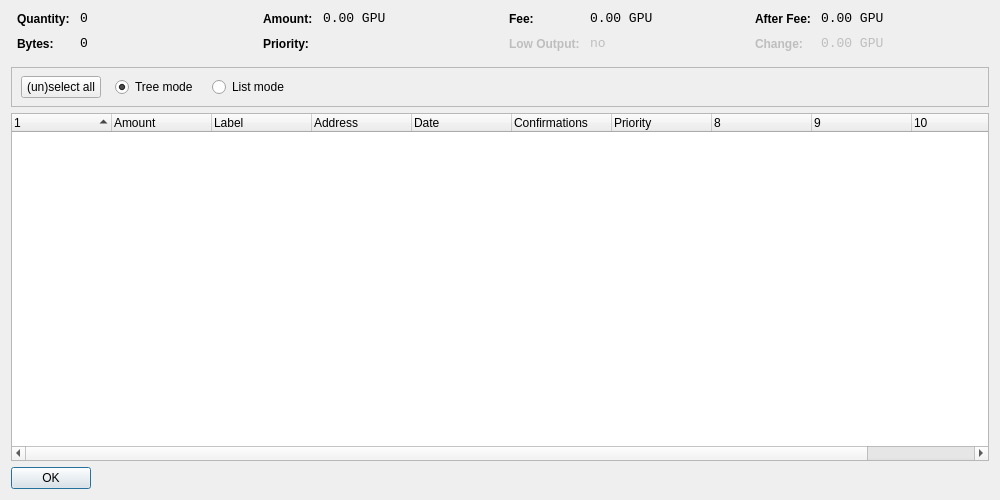
<?xml version="1.0" encoding="UTF-8"?>
<ui version="4.0">
 <class>CoinControlDialog</class>
 <widget class="QDialog" name="CoinControlDialog">
  <property name="geometry">
   <rect>
    <x>0</x>
    <y>0</y>
    <width>1000</width>
    <height>500</height>
   </rect>
  </property>
  <property name="windowTitle">
   <string>Coin Control</string>
  </property>
  <property name="styleSheet">
   <string notr="true">background-image: url(:/images/bkg2);</string>
  </property>
  <layout class="QVBoxLayout" name="verticalLayout">
   <item>
    <layout class="QHBoxLayout" name="horizontalLayoutTop" stretch="0,0,0,0">
     <property name="topMargin">
      <number>0</number>
     </property>
     <property name="bottomMargin">
      <number>10</number>
     </property>
     <item>
      <layout class="QFormLayout" name="formLayoutCoinControl1">
       <property name="horizontalSpacing">
        <number>10</number>
       </property>
       <property name="verticalSpacing">
        <number>10</number>
       </property>
       <property name="leftMargin">
        <number>6</number>
       </property>
       <property name="rightMargin">
        <number>6</number>
       </property>
       <item row="0" column="0">
        <widget class="QLabel" name="labelCoinControlQuantityText">
         <property name="styleSheet">
          <string notr="true">font-weight:bold;</string>
         </property>
         <property name="text">
          <string>Quantity:</string>
         </property>
        </widget>
       </item>
       <item row="0" column="1">
        <widget class="QLabel" name="labelCoinControlQuantity">
         <property name="font">
          <font>
           <family>Monospace</family>
           <pointsize>10</pointsize>
          </font>
         </property>
         <property name="cursor">
          <cursorShape>IBeamCursor</cursorShape>
         </property>
         <property name="contextMenuPolicy">
          <enum>Qt::ActionsContextMenu</enum>
         </property>
         <property name="text">
          <string notr="true">0</string>
         </property>
         <property name="textInteractionFlags">
          <set>Qt::LinksAccessibleByMouse|Qt::TextSelectableByKeyboard|Qt::TextSelectableByMouse</set>
         </property>
        </widget>
       </item>
       <item row="1" column="0">
        <widget class="QLabel" name="labelCoinControlBytesText">
         <property name="styleSheet">
          <string notr="true">font-weight:bold;</string>
         </property>
         <property name="text">
          <string>Bytes:</string>
         </property>
        </widget>
       </item>
       <item row="1" column="1">
        <widget class="QLabel" name="labelCoinControlBytes">
         <property name="font">
          <font>
           <family>Monospace</family>
           <pointsize>10</pointsize>
          </font>
         </property>
         <property name="cursor">
          <cursorShape>IBeamCursor</cursorShape>
         </property>
         <property name="contextMenuPolicy">
          <enum>Qt::ActionsContextMenu</enum>
         </property>
         <property name="text">
          <string notr="true">0</string>
         </property>
         <property name="textInteractionFlags">
          <set>Qt::LinksAccessibleByMouse|Qt::TextSelectableByKeyboard|Qt::TextSelectableByMouse</set>
         </property>
        </widget>
       </item>
      </layout>
     </item>
     <item>
      <layout class="QFormLayout" name="formLayoutCoinControl2">
       <property name="horizontalSpacing">
        <number>10</number>
       </property>
       <property name="verticalSpacing">
        <number>10</number>
       </property>
       <property name="leftMargin">
        <number>6</number>
       </property>
       <property name="rightMargin">
        <number>6</number>
       </property>
       <item row="0" column="0">
        <widget class="QLabel" name="labelCoinControlAmountText">
         <property name="styleSheet">
          <string notr="true">font-weight:bold;</string>
         </property>
         <property name="text">
          <string>Amount:</string>
         </property>
        </widget>
       </item>
       <item row="0" column="1">
        <widget class="QLabel" name="labelCoinControlAmount">
         <property name="font">
          <font>
           <family>Monospace</family>
           <pointsize>10</pointsize>
          </font>
         </property>
         <property name="cursor">
          <cursorShape>IBeamCursor</cursorShape>
         </property>
         <property name="contextMenuPolicy">
          <enum>Qt::ActionsContextMenu</enum>
         </property>
         <property name="text">
          <string notr="true">0.00 GPU</string>
         </property>
         <property name="textInteractionFlags">
          <set>Qt::LinksAccessibleByMouse|Qt::TextSelectableByKeyboard|Qt::TextSelectableByMouse</set>
         </property>
        </widget>
       </item>
       <item row="1" column="0">
        <widget class="QLabel" name="labelCoinControlPriorityText">
         <property name="styleSheet">
          <string notr="true">font-weight:bold;</string>
         </property>
         <property name="text">
          <string>Priority:</string>
         </property>
        </widget>
       </item>
       <item row="1" column="1">
        <widget class="QLabel" name="labelCoinControlPriority">
         <property name="font">
          <font>
           <family>Monospace</family>
           <pointsize>10</pointsize>
          </font>
         </property>
         <property name="cursor">
          <cursorShape>IBeamCursor</cursorShape>
         </property>
         <property name="contextMenuPolicy">
          <enum>Qt::ActionsContextMenu</enum>
         </property>
         <property name="text">
          <string/>
         </property>
         <property name="textInteractionFlags">
          <set>Qt::LinksAccessibleByMouse|Qt::TextSelectableByKeyboard|Qt::TextSelectableByMouse</set>
         </property>
        </widget>
       </item>
      </layout>
     </item>
     <item>
      <layout class="QFormLayout" name="formLayoutCoinControl3">
       <property name="horizontalSpacing">
        <number>10</number>
       </property>
       <property name="verticalSpacing">
        <number>10</number>
       </property>
       <property name="leftMargin">
        <number>6</number>
       </property>
       <property name="rightMargin">
        <number>6</number>
       </property>
       <item row="0" column="0">
        <widget class="QLabel" name="labelCoinControlFeeText">
         <property name="styleSheet">
          <string notr="true">font-weight:bold;</string>
         </property>
         <property name="text">
          <string>Fee:</string>
         </property>
        </widget>
       </item>
       <item row="0" column="1">
        <widget class="QLabel" name="labelCoinControlFee">
         <property name="font">
          <font>
           <family>Monospace</family>
           <pointsize>10</pointsize>
          </font>
         </property>
         <property name="cursor">
          <cursorShape>IBeamCursor</cursorShape>
         </property>
         <property name="contextMenuPolicy">
          <enum>Qt::ActionsContextMenu</enum>
         </property>
         <property name="text">
          <string notr="true">0.00 GPU</string>
         </property>
         <property name="textInteractionFlags">
          <set>Qt::LinksAccessibleByMouse|Qt::TextSelectableByKeyboard|Qt::TextSelectableByMouse</set>
         </property>
        </widget>
       </item>
       <item row="1" column="0">
        <widget class="QLabel" name="labelCoinControlLowOutputText">
         <property name="enabled">
          <bool>false</bool>
         </property>
         <property name="styleSheet">
          <string notr="true">font-weight:bold;</string>
         </property>
         <property name="text">
          <string>Low Output:</string>
         </property>
        </widget>
       </item>
       <item row="1" column="1">
        <widget class="QLabel" name="labelCoinControlLowOutput">
         <property name="enabled">
          <bool>false</bool>
         </property>
         <property name="font">
          <font>
           <family>Monospace</family>
           <pointsize>10</pointsize>
          </font>
         </property>
         <property name="cursor">
          <cursorShape>IBeamCursor</cursorShape>
         </property>
         <property name="contextMenuPolicy">
          <enum>Qt::ActionsContextMenu</enum>
         </property>
         <property name="text">
          <string notr="true">no</string>
         </property>
         <property name="textInteractionFlags">
          <set>Qt::LinksAccessibleByMouse|Qt::TextSelectableByKeyboard|Qt::TextSelectableByMouse</set>
         </property>
        </widget>
       </item>
      </layout>
     </item>
     <item>
      <layout class="QFormLayout" name="formLayoutCoinControl4">
       <property name="horizontalSpacing">
        <number>10</number>
       </property>
       <property name="verticalSpacing">
        <number>10</number>
       </property>
       <property name="leftMargin">
        <number>6</number>
       </property>
       <property name="rightMargin">
        <number>6</number>
       </property>
       <item row="0" column="0">
        <widget class="QLabel" name="labelCoinControlAfterFeeText">
         <property name="styleSheet">
          <string notr="true">font-weight:bold;</string>
         </property>
         <property name="text">
          <string>After Fee:</string>
         </property>
        </widget>
       </item>
       <item row="0" column="1">
        <widget class="QLabel" name="labelCoinControlAfterFee">
         <property name="font">
          <font>
           <family>Monospace</family>
           <pointsize>10</pointsize>
          </font>
         </property>
         <property name="cursor">
          <cursorShape>IBeamCursor</cursorShape>
         </property>
         <property name="contextMenuPolicy">
          <enum>Qt::ActionsContextMenu</enum>
         </property>
         <property name="text">
          <string notr="true">0.00 GPU</string>
         </property>
         <property name="textInteractionFlags">
          <set>Qt::LinksAccessibleByMouse|Qt::TextSelectableByKeyboard|Qt::TextSelectableByMouse</set>
         </property>
        </widget>
       </item>
       <item row="1" column="0">
        <widget class="QLabel" name="labelCoinControlChangeText">
         <property name="enabled">
          <bool>false</bool>
         </property>
         <property name="styleSheet">
          <string notr="true">font-weight:bold;</string>
         </property>
         <property name="text">
          <string>Change:</string>
         </property>
        </widget>
       </item>
       <item row="1" column="1">
        <widget class="QLabel" name="labelCoinControlChange">
         <property name="enabled">
          <bool>false</bool>
         </property>
         <property name="font">
          <font>
           <family>Monospace</family>
           <pointsize>10</pointsize>
          </font>
         </property>
         <property name="cursor">
          <cursorShape>IBeamCursor</cursorShape>
         </property>
         <property name="contextMenuPolicy">
          <enum>Qt::ActionsContextMenu</enum>
         </property>
         <property name="text">
          <string notr="true">0.00 GPU</string>
         </property>
         <property name="textInteractionFlags">
          <set>Qt::LinksAccessibleByMouse|Qt::TextSelectableByKeyboard|Qt::TextSelectableByMouse</set>
         </property>
        </widget>
       </item>
      </layout>
     </item>
    </layout>
   </item>
   <item>
    <widget class="QFrame" name="frame">
     <property name="minimumSize">
      <size>
       <width>0</width>
       <height>40</height>
      </size>
     </property>
     <property name="frameShape">
      <enum>QFrame::StyledPanel</enum>
     </property>
     <property name="frameShadow">
      <enum>QFrame::Sunken</enum>
     </property>
     <widget class="QWidget" name="horizontalLayoutWidget">
      <property name="geometry">
       <rect>
        <x>10</x>
        <y>0</y>
        <width>781</width>
        <height>41</height>
       </rect>
      </property>
      <layout class="QHBoxLayout" name="horizontalLayoutPanel" stretch="0,0,0,0">
       <property name="spacing">
        <number>14</number>
       </property>
       <item>
        <widget class="QPushButton" name="pushButtonSelectAll">
         <property name="sizePolicy">
          <sizepolicy hsizetype="Maximum" vsizetype="Fixed">
           <horstretch>0</horstretch>
           <verstretch>0</verstretch>
          </sizepolicy>
         </property>
         <property name="text">
          <string>(un)select all</string>
         </property>
        </widget>
       </item>
       <item>
        <widget class="QRadioButton" name="radioTreeMode">
         <property name="sizePolicy">
          <sizepolicy hsizetype="Maximum" vsizetype="Fixed">
           <horstretch>0</horstretch>
           <verstretch>0</verstretch>
          </sizepolicy>
         </property>
         <property name="text">
          <string>Tree mode</string>
         </property>
         <property name="checked">
          <bool>true</bool>
         </property>
        </widget>
       </item>
       <item>
        <widget class="QRadioButton" name="radioListMode">
         <property name="sizePolicy">
          <sizepolicy hsizetype="Maximum" vsizetype="Fixed">
           <horstretch>0</horstretch>
           <verstretch>0</verstretch>
          </sizepolicy>
         </property>
         <property name="text">
          <string>List mode</string>
         </property>
        </widget>
       </item>
       <item>
        <spacer name="horizontalSpacer">
         <property name="orientation">
          <enum>Qt::Horizontal</enum>
         </property>
         <property name="sizeHint" stdset="0">
          <size>
           <width>40</width>
           <height>20</height>
          </size>
         </property>
        </spacer>
       </item>
      </layout>
     </widget>
    </widget>
   </item>
   <item>
    <widget class="CoinControlTreeWidget" name="treeWidget">
     <property name="contextMenuPolicy">
      <enum>Qt::CustomContextMenu</enum>
     </property>
     <property name="sortingEnabled">
      <bool>false</bool>
     </property>
     <property name="columnCount">
      <number>11</number>
     </property>
     <attribute name="headerShowSortIndicator" stdset="0">
      <bool>true</bool>
     </attribute>
     <attribute name="headerStretchLastSection">
      <bool>false</bool>
     </attribute>
     <column>
      <property name="text">
       <string/>
      </property>
     </column>
     <column>
      <property name="text">
       <string>Amount</string>
      </property>
     </column>
     <column>
      <property name="text">
       <string>Label</string>
      </property>
     </column>
     <column>
      <property name="text">
       <string>Address</string>
      </property>
     </column>
     <column>
      <property name="text">
       <string>Date</string>
      </property>
     </column>
     <column>
      <property name="text">
       <string>Confirmations</string>
      </property>
      <property name="toolTip">
       <string>Confirmed</string>
      </property>
     </column>
     <column>
      <property name="text">
       <string>Priority</string>
      </property>
     </column>
     <column>
      <property name="text">
       <string/>
      </property>
     </column>
     <column>
      <property name="text">
       <string/>
      </property>
     </column>
     <column>
      <property name="text">
       <string/>
      </property>
     </column>
     <column>
      <property name="text">
       <string/>
      </property>
     </column>
    </widget>
   </item>
   <item>
    <widget class="QDialogButtonBox" name="buttonBox">
     <property name="sizePolicy">
      <sizepolicy hsizetype="Maximum" vsizetype="Fixed">
       <horstretch>0</horstretch>
       <verstretch>0</verstretch>
      </sizepolicy>
     </property>
     <property name="orientation">
      <enum>Qt::Horizontal</enum>
     </property>
     <property name="standardButtons">
      <set>QDialogButtonBox::Ok</set>
     </property>
    </widget>
   </item>
  </layout>
 </widget>
 <customwidgets>
  <customwidget>
   <class>CoinControlTreeWidget</class>
   <extends>QTreeWidget</extends>
   <header>coincontroltreewidget.h</header>
  </customwidget>
 </customwidgets>
 <resources/>
 <connections/>
</ui>
